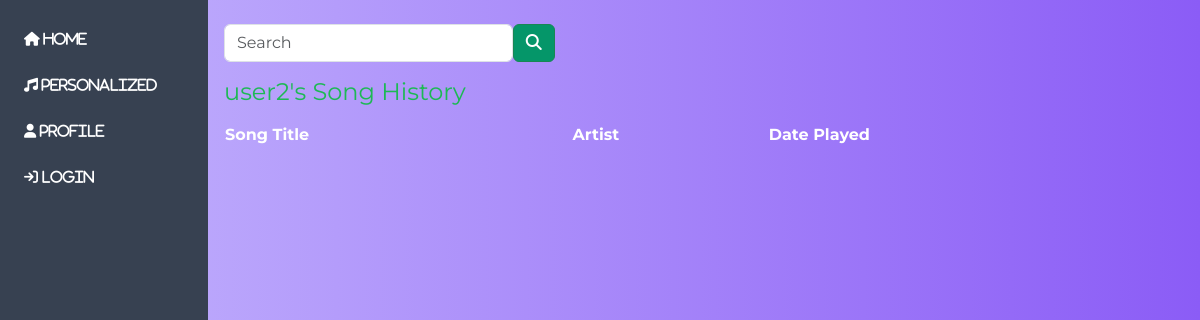
The page /user/user2/ on the database as committed earlier.
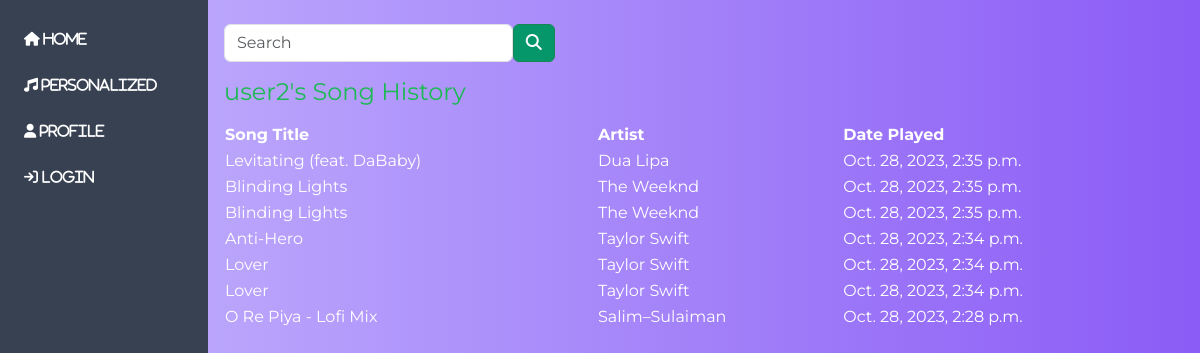
The same page on the database as committed later.
### user/models.py (models this page shows, shortened)
class PlayHistory(models.Model):
    user = models.ForeignKey(User, on_delete=models.CASCADE)
    song_title = models.CharField(max_length=200)
    artist_name = models.CharField(max_length=200)
    date_played = models.DateTimeField(auto_now_add=True)

### user/views.py (the view)
# urls.py: path('<str:username>/', views.user_song_history, name='user_song_history'),
def user_song_history(request, username):
    user_obj = get_object_or_404(User, username=username)
    song_history = PlayHistory.objects.filter(user=user_obj).order_by('-date_played')  # newest songs first
    context = {
        'user_obj': user_obj,
        'song_history': song_history
    }
    return render(request, 'song_history.html', context)

### templates/song_history.html
{% extends "base.html" %}
{% block content %}
<h2>{{ user_obj.username }}'s Song History</h2>
<table class="w-full" >
    <thead>
        <tr>
            <th>Song Title</th>
            <th>Artist</th>
            <th>Date Played</th>
        </tr>
    </thead>
    <tbody>
        {% for song in song_history %}
        <tr>
            <td>{{ song.song_title }}</td>
            <td>{{ song.artist_name }}</td>
            <td>{{ song.date_played }}</td>
        </tr>
        {% endfor %}
    </tbody>
</table>
{% endblock %}

### templates/base.html (shortened to what this page needs)
<!DOCTYPE html>
{% load static %}
<html lang="en">
<head>
    <link rel="stylesheet" href="https://cdnjs.cloudflare.com/ajax/libs/font-awesome/6.4.2/css/all.min.css" />
    <link href="https://cdn.jsdelivr.net/npm/bootstrap@5.3.0-alpha1/dist/css/bootstrap.min.css" rel="stylesheet">
    <link href="https://cdn.jsdelivr.net/npm/tailwindcss@2.2.16/dist/tailwind.min.css" rel="stylesheet">
    <link rel="stylesheet" type="text/css" href="{% static 'styles.css' %}">
</head>
<body>
    <div class = "bg-gradient-to-r from-purple-300 to-purple-500 h-screen flex">
        <div class = "flex flex-col justify-between bg-gray-700 p-4 h-screen" style="width: 13rem;">
            <ul class="flex flex-col space-y-4">
                <ul class="flex flex-col space-y-4">
                    <li>
                        <a href= "{% url 'home' %}"  class="flex items-center space-x-2 py-2 text-sm">
                            <i class="fa fa-home" style="color: white;"> Home</i>
                        </a>
                    </li>
                    <li>
                        <a href="{% url 'collections' %}" class="flex items-center space-x-2 py-2 text-sm">
                            <i class="fa fa-music" style="color: white;"> Personalized</i>
                        </a>
                    </li>
                    {% if user.is_authenticated %}
                    <li>
                        <a href="{% url 'user_song_history'  request.user.username %}" class="flex items-center space-x-2 py-2 text-sm">
                            <i class="fa fa-user" style="color: white;"> Profile</i>
                        </a>
                    </li>
                    {% else %}
                    <li>
                        <a href="#" class="flex items-center space-x-2 py-2 text-sm" data-bs-toggle="modal" data-bs-target="#loginModal">
                            <i class="fa fa-user" style="color: white;"> Profile</i>
                        </a>
                    </li>
                    {% endif %}
                    {% if user.is_authenticated %}
                    <li>
                        <a href="{% url 'logout' %}" class="flex items-center space-x-2 py-2 text-sm">
                            <i class="fa fa-sign-out" style="color: white;"> Log Out</i>
                        </a>
                    </li>
                    {% else %}
                    <li>
                        <a href="#" class="flex items-center space-x-2 py-2 text-sm" data-bs-toggle="modal" data-bs-target="#loginModal">
                            <i class="fa fa-sign-in" style="color: white;"> Login</i>
                        </a>
                    </li>
                    {% endif %}
                </ul>
            </ul>
        </div>
        <div class="flex flex-col flex-grow h-screen">
            <div class="w-1/3 ml-4 mt-4">
                <form class="form-inline d-flex my-2 my-lg-0" action="{% url 'search' %}" method="GET">
                    <input class="form-control flex-grow mr-sm-2" type="search" placeholder="Search" aria-label="Search" name="query">
                    <button class="btn btn-outline-success my-2 my-sm-0 bg-green-600" type="submit">
                        <i class="fa fa-search text-white"></i>
                    </button>
                </form>
            </div>
            <div class="flex-grow overflow-y-scroll no-scrollbar p-3">
                {% block content %}{% endblock %}
            </div>
        </div>
    </div>
</body>
</html>

### static/styles.css (style rules this page uses)
body { font-family: 'Montserrat', sans-serif; margin: 0px; padding: 0; color: #fff; }
h2 { color: #1DB954; font-size: 24px; margin-bottom: 15px; }

Rows that differ between the two databases and show on the page:
added PlayHistory: song_title "Levitating (feat. DaBaby)", artist_name "Dua Lipa", date_played "Oct. 28, 2023, 2:35 p.m."
added PlayHistory: song_title "Blinding Lights", artist_name "The Weeknd", date_played "Oct. 28, 2023, 2:35 p.m."
added PlayHistory: song_title "Blinding Lights", artist_name "The Weeknd", date_played "Oct. 28, 2023, 2:35 p.m."
added PlayHistory: song_title "Anti-Hero", artist_name "Taylor Swift", date_played "Oct. 28, 2023, 2:34 p.m."
added PlayHistory: song_title "Lover", artist_name "Taylor Swift", date_played "Oct. 28, 2023, 2:34 p.m."
added PlayHistory: song_title "Lover", artist_name "Taylor Swift", date_played "Oct. 28, 2023, 2:34 p.m."
added PlayHistory: song_title "O Re Piya - Lofi Mix", artist_name "Salim–Sulaiman", date_played "Oct. 28, 2023, 2:28 p.m."
